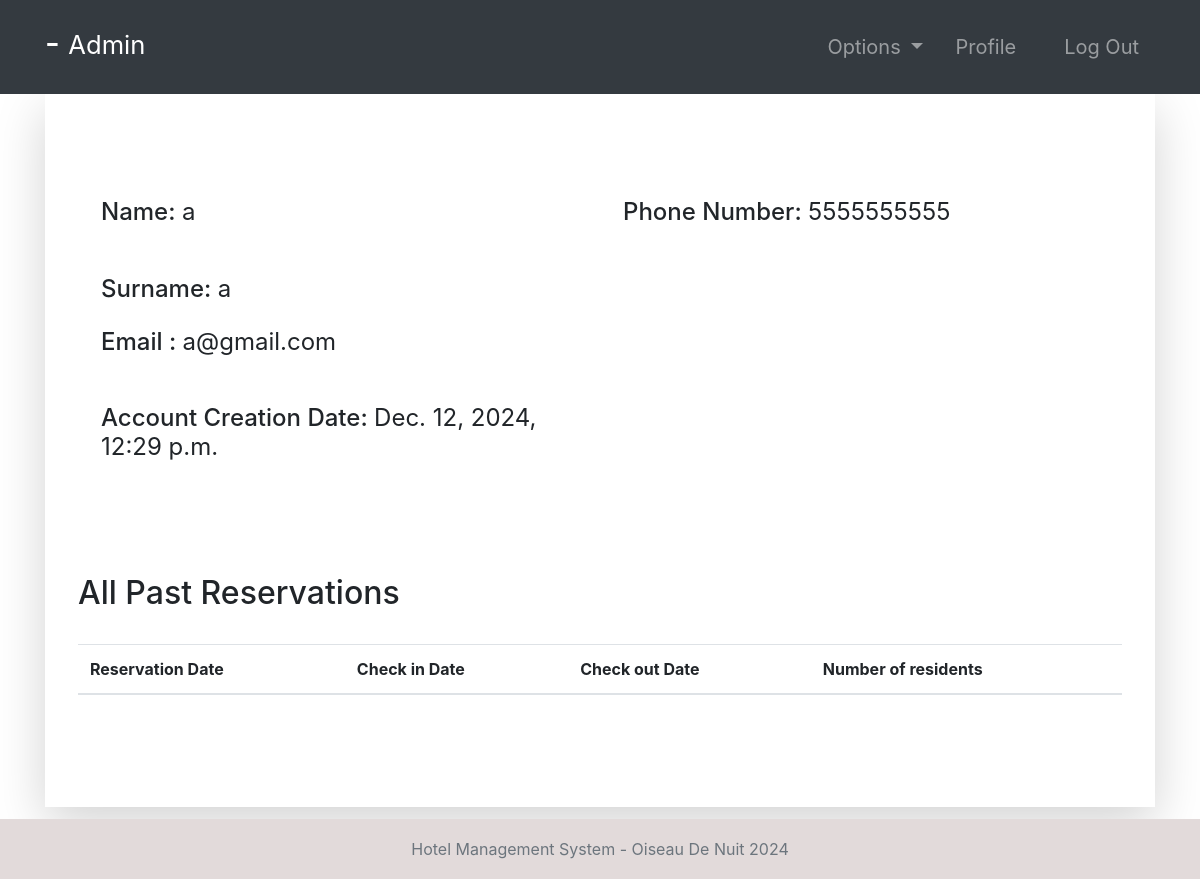
Page /guest-profile/2 (signed in) on the committed database.
### accounts/models.py (models this page shows, shortened)
class Guest(models.Model):
    user = models.OneToOneField(User, null=True, on_delete=models.CASCADE)
    phoneNumber = PhoneNumberField(unique=True)

### accounts/views.py (the view, shortened to what this page needs)
# urls.py: path('guest-profile/<str:pk>', guest_profile, name="guest-profile"),
@login_required(login_url='login')
def guest_profile(request, pk):
    tempUser = User.objects.get(id=pk)
    guest = Guest.objects.get(user=tempUser)
    role = str(request.user.groups.all()[0])
    path = role + "/"
    eventAttendees = EventAttendees.objects.filter(guest=guest)
    bookings = Booking.objects.filter(guest=guest)
    context = {
        "role": role,
        "guest": guest,
        "eventAttendees": eventAttendees,
        "bookings": bookings
    }
    return render(request, path + "guest-profile.html", context)

### templates/admin/guest-profile.html
{% extends '../index.html' %}
{% block context %}
{% include '../common_pages/guest-profile.html' %}
{% endblock %}

### templates/incs/nav.html (shortened to what this page needs)
<nav class="navbar navbar-dark bg-dark navbar-expand-lg py-3 " role="navigation">
    <div class="container">
        <a href="" class="navbar-brand">
            <h2 class="text-capitalize">
                {{ request.user.first_name }} {{ request.user.last_name }} -
                <small>
                    {{ role }}
                </small>
            </h2>
        </a>
        <div class="collapse navbar-collapse" id="navbarTags">
            <ul class="navbar-nav ml-auto">
                <li class="nav-item dropdown p-2">
                    <a class="nav-link dropdown-toggle" href="#" id="navbarDropdown" role="button"
                        data-toggle="dropdown" aria-haspopup="true" aria-expanded="false">
                        Options
                    </a>
                </li>
                <li class="nav-item mr-3 p-2">
                    {% if role == 'staff' or role == 'receptionist' or role == 'admin' or role == 'manager' %}
                    <a href="{% url 'employee-profile' user.id %}" class="nav-link">Profile</a>
                    {% endif %}
                </li>
                <li class="nav-item p-2 ">
                    <a href="{% url 'logout' %}" class="nav-link">Log Out</a>
                </li>
            </ul>
        </div>
    </div>
</nav>

### templates/common_pages/guest-profile.html (shortened to what this page needs)
<div class="container">
    <div class="shadow-lg p-5">
        <div class="row mt-5">
            <div class="col-6">
                <form action="" method="POST">
                    <div class="p-2 h4">
                        <span>Name:</span>
                        {% if guest.user.id != request.user.id %}
                        <span class="font-weight-normal">{{guest.user.first_name}} </span>
                        {% else %}
                        <input type="text" class="form-control border border-secondary" id="id_first_name"
                            value="{{guest.user.first_name}}" name="first_name">
                        {% endif %}
                    </div>
                    <br>
                    <div class="p-2 h4">
                        <span>Surname:</span>
                        {% if guest.user.id != request.user.id %}
                        <span class="font-weight-normal"> {{guest.user.last_name}}</span>
                        {% else %}
                        <input type="text" class="form-control border border-secondary" id="id_last_name"
                            value="{{guest.user.last_name}}" name="last_name">
                        {% endif %}
                    </div>
                    <div class="p-2 h4">
                        <span>Email :</span>
                        <span class="font-weight-normal">{{guest.user.email}}</span>
                    </div>
                    <br>
                    <div class="p-2 h4">
                        <span>Account Creation Date:</span>
                        <span class="font-weight-normal">{{guest.user.date_joined}}</span>
                    </div>
            </div>
            <div class="col-6">
                <div class="p-2 h4">
                    <span>Phone Number: </span>
                    {% if guest.user.id != request.user.id %}
                    <span class="font-weight-normal">{{guest.phoneNumber}}</span>
                    {% else %}
                    <input type="text" class="form-control border border-secondary" id="id_phoneNumber"
                        value="{{guest.phoneNumber}}" name="phoneNumber">
                    {% endif %}
                </div>
                <br>
            </div>
        </div>
        <br>
        <br>
        <div class="row">
            <div class="table-responsive table-striped my-5">
                <div class="table-header row">
                    <div class="col-sm-12 col-md-12 col-lg-4 mb-4">
                        <h2>All Past Reservations</h2>
                    </div>
                </div>
                <table class="table table-hover">
                    <thead>
                        <tr>
                            <th>Reservation Date</th>
                            <th>Check in Date</th>
                            <th>Check out Date</th>
                            <th>Number of residents</th>
                        </tr>
                    </thead>
                </table>
            </div>
        </div>
    </div>
</div>

### static/css/main.css (style rules this page uses)
* { margin: 0; padding: 0; -webkit-font-smoothing: antialiased; }
body { position: relative; }
nav .nav-item { font-size: 20px; }

### rows in the picture
Guest: user.first_name "a", user.last_name "a", user.email "a@gmail.com", user.date_joined "Dec. 12, 2024, 12:29 p.m.", phoneNumber "5555555555"

### other values in the picture
{{ role }} "Admin"
